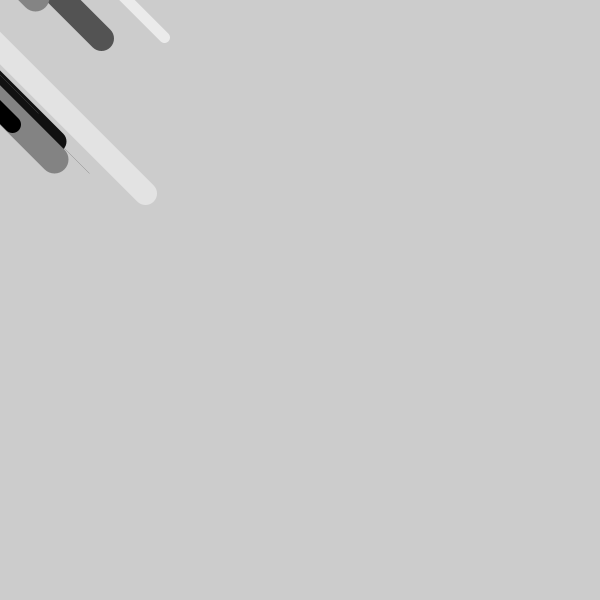
Frame 1 (no input)
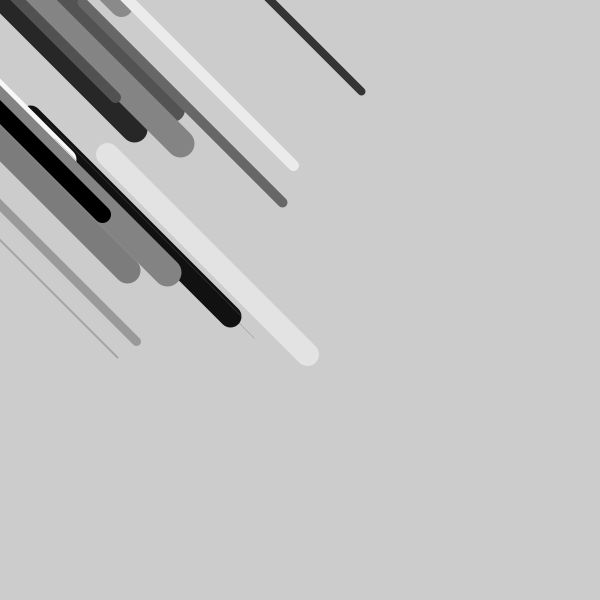
Frame 60 (the mouse pressed at the canvas centre just before this capture)
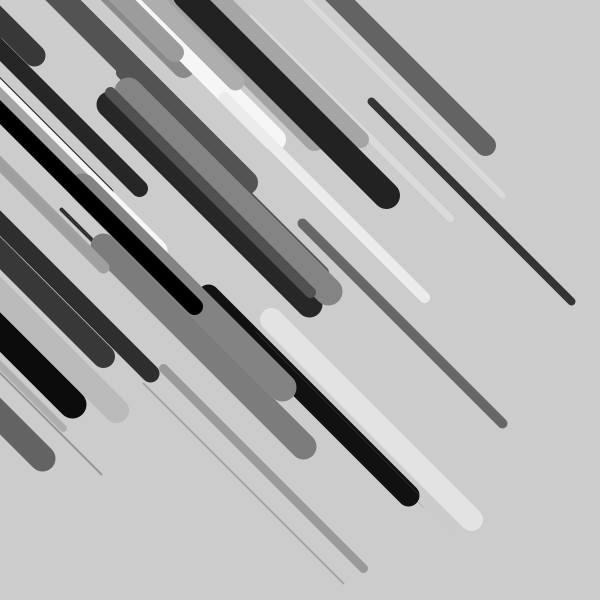
Frame 120 (the mouse held since frame 60 and released just before this capture)

The Processing sketch that drew these frames (run headless with seeded random() and noise(); from frame 60 on, the mouse is pressed at the canvas centre):

// Processing sketch: processing_48565
// ── processing_48565.pde

RoundThing[] roundy = new RoundThing[70];
float[] originalx;
float[] originaly;
int j;


void setup() {
  smooth();
  size(600, 600); 
  originalx = new float[70];
  originaly = new float[70];

  for (int j = 0; j < roundy.length; j++) {
    float x = (random(width))-600;
    float y = (random(height))-600;
    float s =  (random(3)+1);
    int b = int(random(30));
    int g = int(random(255));
    roundy[j] = new RoundThing(x, y, s, b, g);
    originalx[j] = x;
    originaly[j] = y;
  }
}

void draw() {
  background(204);

  doThis();
}



class RoundThing {
  int size = 200;
  float x, y;
  float speed;
  int weight;
  int gray;

  RoundThing(float datx, float daty, float zoom, int bass, int datGray) {
    x = datx;
    y = daty;
    speed = zoom;
    weight = bass;
    gray = datGray; 

    if (x > 0 && y > 0) {
      int det = int(random(2));
      if (det == 1) {
        x = 0;
      } 
      if (det == 0) {
        y = 0;
      }
    }
  }


  void move() {

    if (x > width || y > height) {
      x = random(-width*2, -width);
      y = random(-height*2, -height);
    } 




    x += speed;
    y += speed;
  }
  void display() {
    strokeWeight(weight);
    stroke(gray);
    line(x, y, x + size, y +size);
  }
}

void doThis() {
  for (int i = 0; i < roundy.length; i++) {


    roundy[i].move();
    roundy[i].display();
  }
}
